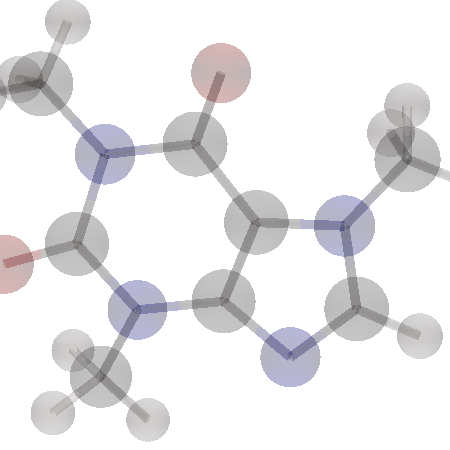

Reproduce this figure in Python.
#!/usr/bin/env python
# Demonstrate vtkMoleculeMapper with translucent ball-and-stick rendering of caffeine.

import os

import vtkmodules.vtkInteractionStyle  # noqa: F401
import vtkmodules.vtkRenderingOpenGL2  # noqa: F401

from vtkmodules.vtkDomainsChemistry import vtkMoleculeMapper
from vtkmodules.vtkIOChemistry import vtkPDBReader
from vtkmodules.vtkRenderingCore import (
    vtkActor,
    vtkLight,
    vtkRenderWindow,
    vtkRenderWindowInteractor,
    vtkRenderer,
)

data_dir = os.environ.get("VPE_DATA_DIR", os.path.dirname(os.path.abspath(__file__)))

# Read caffeine from PDB file.
reader = vtkPDBReader()
reader.SetFileName(os.path.join(data_dir, "caffeine.pdb"))
reader.Update()

# Molecule mapper with ball-and-stick settings (output port 1 is molecule).
mol_mapper = vtkMoleculeMapper()
mol_mapper.SetInputConnection(reader.GetOutputPort(1))
mol_mapper.UseBallAndStickSettings()

# Translucent actor.
actor = vtkActor()
actor.SetMapper(mol_mapper)
actor.GetProperty().SetOpacity(0.4)

# Rendering pipeline.
renderer = vtkRenderer()
renderer.AddActor(actor)
renderer.SetBackground(1.0, 1.0, 1.0)

render_window = vtkRenderWindow()
render_window.SetSize(450, 450)
render_window.AddRenderer(renderer)
render_window.SetWindowName("pdb ball and stick translucent")

# Two lights.
light_1 = vtkLight()
light_1.SetFocalPoint(0, 0, 0)
light_1.SetPosition(0, 1, 0.2)
light_1.SetColor(0.95, 0.97, 1.0)
light_1.SetIntensity(0.8)
renderer.AddLight(light_1)

light_2 = vtkLight()
light_2.SetFocalPoint(0, 0, 0)
light_2.SetPosition(1.0, 1.0, 1.0)
light_2.SetColor(1.0, 0.8, 0.7)
light_2.SetIntensity(0.3)
renderer.AddLight(light_2)

# Camera setup.
renderer.GetActiveCamera().SetPosition(0, 0, 1)
renderer.GetActiveCamera().SetFocalPoint(0, 0, 0)
renderer.GetActiveCamera().SetViewUp(0, 1, 0)
renderer.ResetCamera()
renderer.GetActiveCamera().Zoom(3.0)

render_window.SetMultiSamples(0)

interactor = vtkRenderWindowInteractor()
interactor.SetRenderWindow(render_window)

interactor.Initialize()
interactor.Start()
